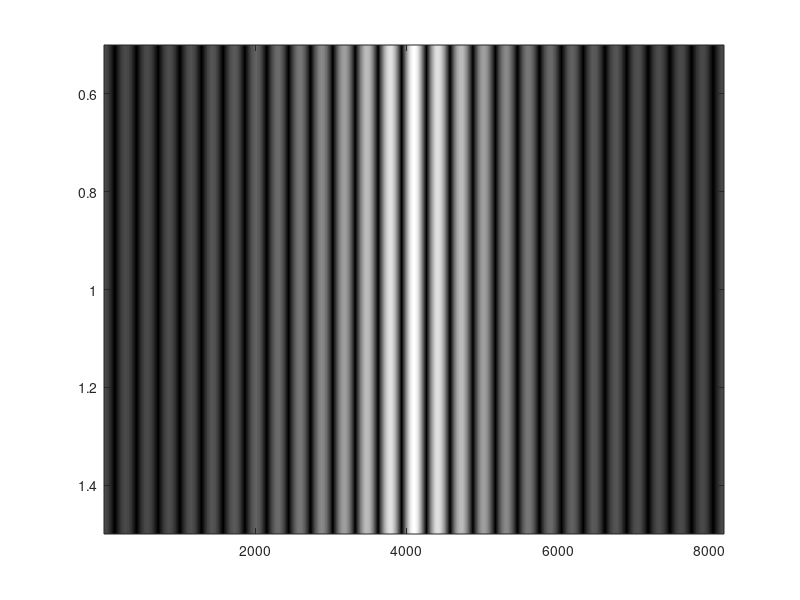

Reproduce this figure in MATLAB.
N=2^13;
lambda=525e-6; % Wavelength defined in mm
d_x0=2/N; % I go from -1 mm to 1 mm so d_x0 is the step between each points..
D=60;

for j=1:N
x0(j)=-1+(j-1)*d_x0;
if (x0(j)>=-3.5e-3&&x0(j)<=3.5e-3) % Slit location, total slit width is 50 microns
slit(j)=exp(j*2*pi/lambda*x0(j)^2/(2*D));
else slit(j)=0;
end;
end;

diffr=fft(slit);
diffr1=fftshift(diffr);
%plot(x0,diffr1)
%%%
figure;
colormap 'gray'
imagesc(abs(diffr1));

% Read more: http://www.physicsforums.com
